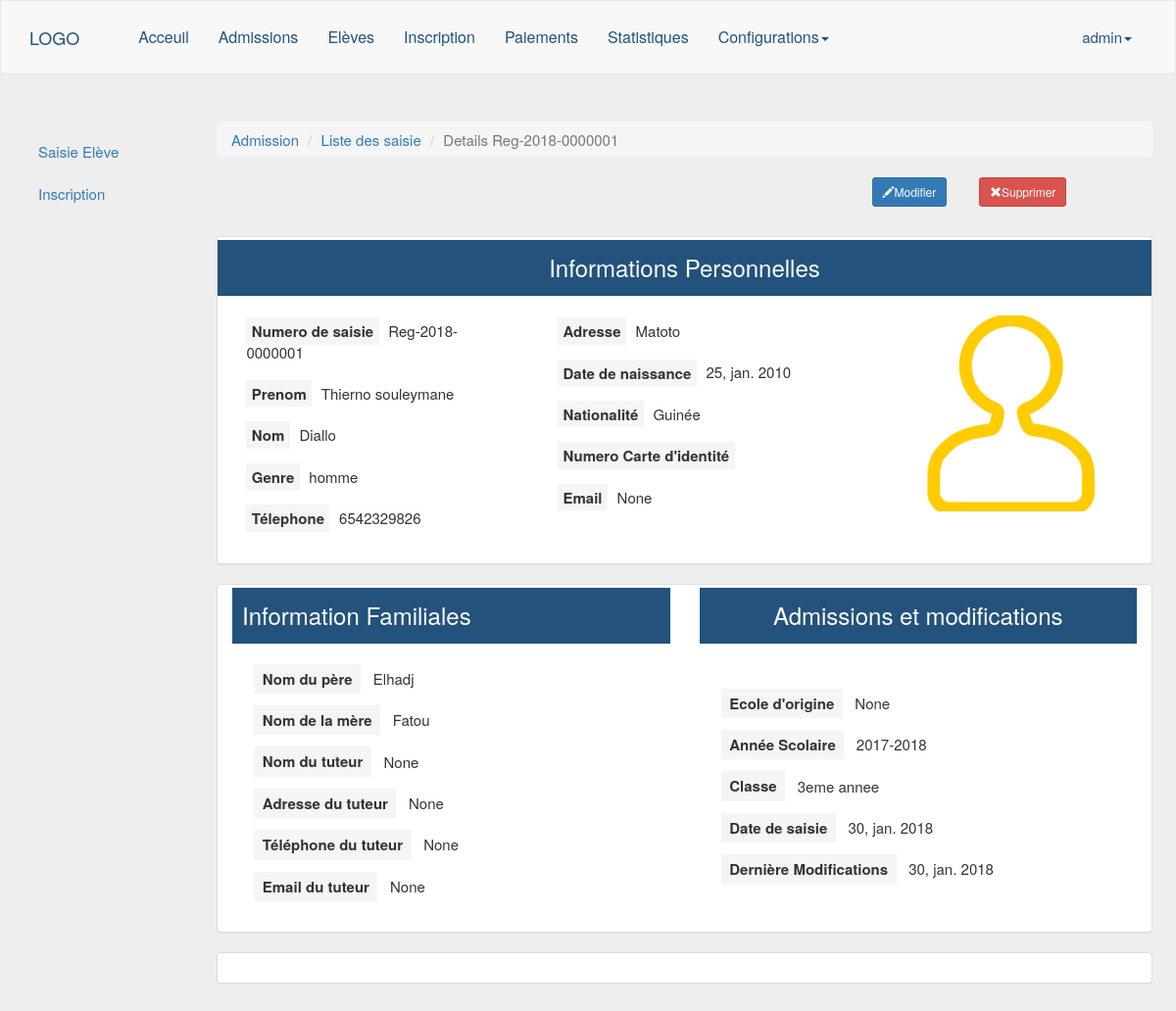
The app's page /admission/registration/1/ (signed in) with its own data.
### apps/admission/models.py (models this page shows, shortened)
class Registration(models.Model):
    GENDER_CHOICE = (
        ('homme', 'homme'),
        ('femme', 'femme'),
    )
    registry_number = models.CharField(max_length=18, default=registration_number,
        unique=True, editable=False)
    first_name = models.CharField(max_length=50)
    last_name = models.CharField(max_length=50)
    gender = models.CharField(max_length=16, choices=GENDER_CHOICE)
    date_of_birth = models.DateField()
    nationality = models.ForeignKey(Country, on_delete=models.CASCADE)
    fathers_name = models.CharField(max_length=100)
    mothers_name = models.CharField(max_length=100)
    address = models.CharField(max_length=100)
    phone_number = models.CharField(max_length=20)
    email = models.EmailField(max_length=100, blank=True, null=True)
    birth_certificate_number = models.CharField(max_length=50, blank=True, null=True)
    guardian_name = models.CharField(max_length=100, blank=True, null=True)
    guardian_phone = models.CharField(max_length=20, blank=True, null=True)
    guardian_email = models.EmailField(max_length=100, blank=True, null=True)
    guardian_address = models.CharField(max_length=100, blank=True, null=True)
    school_origin = models.CharField(max_length=100, blank=True, null=True)
    registration_add_date = models.DateField(auto_now_add=True)
    registration_modify_date = models.DateField(auto_now=True)
    image = models.ImageField(upload_to='student_images', default='avatar.png',
        blank=True, null=True)
    active_year = models.CharField(max_length=32)
    class_level = models.ForeignKey(ClassLevel, on_delete=models.CASCADE)
    class Meta:
        ordering = ['pk']
        unique_together = ('email', 'registry_number')
        permissions = (("can_view_content", "Can see the specified content"),)
    def get_edit_url(self):
        return reverse('edit-registration', args=[str(self.id)])

class Country(models.Model):
    name = models.CharField(max_length=45, default='Guinée')
    def __str__(self):
        return self.name

### apps/departement/models.py (models this page shows)
class ClassLevel(models.Model):
    label = models.CharField(max_length=200)
    description = models.TextField(null=True, blank=True)
    def __str__(self):
        return (self.label)

### apps/admission/views.py (the view)
# urls.py: url(r'^registration/([0-9]+)/$', views.registration_detail, name='registration-detail'),
@login_required
def registration_detail(request, registration_id):
    registration = Registration.objects.get(id=registration_id)
    return render(request, 'admission/registration-detail.html',
        {'registration': registration})

### apps/admission/templates/admission/registration-detail.html (shortened to what this page needs)
{% extends 'core/base.html' %}
{% load static %}
{% load permission_tags %}
{% block head %}
<link rel="stylesheet" href="{% static 'admission.css' %}">
{% endblock %}
{% block content %}
<div class="row detail-page registration-page">
  {% include 'admission/aside.html' %}
  <div class="col-md-10 detail-row">
    <div class="page-header">
        <ol class="breadcrumb">
          <li><a href="#">Admission</a></li>
          <li><a href="{% url 'registration' %}">Liste des saisie</a></li>
          <li class="active">Details {{ registration.registry_number}}</li>
        </ol>
        <div class="detail-buttons">
        <a href="{{ registration.get_edit_url }}" class="btn btn-primary btn-sm" type="submit">
          <span class="glyphicon glyphicon-pencil" aria-hidden="true"></span>Modifier</a>
          {% if user|has_role:'head_admission_service' %}
          <a class="btn btn-danger btn-sm btn-delete" type="submit" data-pk={{registration.pk}}
          data-url="{% url 'delete-registration' registration.pk %}">
          <span class="glyphicon glyphicon-remove" aria-hidden="true"></span>Supprimer</a>
          {% endif %}
        </div>
    </div>
    <div class="panel panel-default ">
        <div class="panel-body">
          <div class="row">
            <h3 class="pers-info">Informations Personnelles</h3>
            <div class="col-md-4">
              <p>
                <span class="registration-detail-title">Numero de saisie</span>
                {{ registration.registry_number }}
              </p>
              <p>
                <span class="registration-detail-title">Prenom</span>
                {{ registration.first_name }}
              </p>
              <p>
                <span class="registration-detail-title">Nom</span>
                {{ registration.last_name }}
              </p>
              <p>
                <span class="registration-detail-title">Genre</span>
                {{ registration.gender}}
              </p>
               <p>
                <span class="registration-detail-title">Télephone</span>
                {{ registration.phone_number}}
              </p>
            </div>
            <div class="col-md-4">
              <p>
                <span class="registration-detail-title">Adresse</span>
                {{ registration.address}}
              </p>
              <p>
                <span class="registration-detail-title">Date de naissance</span>
                {{ registration.date_of_birth}}
              </p>
              <p>
                <span class="registration-detail-title">Nationalité</span>
                {{ registration.nationality}}
              </p>
              <p>
                <span class="registration-detail-title">Numero Carte d'identité</span>
              </p>
              <p>
                <span class="registration-detail-title">Email</span>
                {{ registration.email}}
              </p>
            </div>
            <div class="col-md-4 ">
              <img src="{{ registration.image.url }}" alt="Student registration image " height="200" width="200" class="registration-detail-image">
            </div>
          </div>
        </div>
      </div>
      <div class="panel panel-default">
        <div class="panel-body">
          <div class="row">
            <div class="col-md-6">
             <h3> Information Familiales</h3>
              <p>
                <span class="registration-detail-title">Nom du père</span>
                {{ registration.fathers_name}}
              </p>
              <p>
                <span class="registration-detail-title">Nom de la mère</span>
                {{ registration.mothers_name}}
              </p>
              <p>
                <span class="registration-detail-title">Nom du tuteur</span>
                {{ registration.guardian_name}}
              </p>
              <p>
                <span class="registration-detail-title">Adresse du tuteur</span>
                {{ registration.guardian_address}}
              </p>
              <p>
                <span class="registration-detail-title">Téléphone du tuteur</span>
                {{ registration.guardian_phone}}
              </p>
              <p>
                <span class="registration-detail-title">Email du tuteur</span>
                {{ registration.guardian_email}}
              </p>
            </div>
            <div class="col-md-6">
              <h3 class="additionnal-detail-info"> Admissions et modifications</h3>
              <div class="additionnal-detail-body">
                <p>
                    <span class="registration-detail-title">Ecole d'origine</span>
                    {{ registration.school_origin}}
                </p>
                <p>
                  <span class="registration-detail-title">Année Scolaire</span>
                  {{ registration.active_year}}
                </p>
                <p>
                  <span class="registration-detail-title">Classe</span>
                  {{ registration.class_level}}
                </p>
                <p>
                  <span class="registration-detail-title">Date de saisie</span>
                  {{ registration.registration_add_date|date:"DATE_FORMAT"}}
                </p>
                <p>
                  <span class="registration-detail-title">Dernière Modifications</span>
                  {{ registration.registration_modify_date|date:"DATE_FORMAT"}}
                </p>
              </div>
            </div>
          </div>
        </div>
      </div>
      <div class="panel panel-default">
        <div class="panel-body">
        </div>
      </div>
    </div>
  </div>
{% endblock %}

### apps/core/templates/core/base.html (shortened to what this page needs)
{%load static%}
<!DOCTYPE html>
<html>
<head>
	<link rel="stylesheet"  href="{% static 'css/bootstrap.min.css'%}">
	<link rel="stylesheet"  href="{% static 'css/sweetalert.css'%}">
	<link rel="stylesheet"  href="{% static 'css/animate.min.css'%}">
  <link rel="stylesheet"  href="{% static 'css/bootstrap-dropdownhover.min.css'%}">
  <link rel="stylesheet"  href="{% static 'css/jquery-ui.min.css'%}">
  <link rel="stylesheet"  href="{% static 'css/datatables.min.css'%}">
  <link rel="stylesheet"  href="{% static 'css/style.css'%}">
	{% block head %}{% endblock %}
</head>
<body id='bootstrap-overrides'>
    <header>
        <nav class="navbar navbar-default navigation" role="navigation">
          <div class="container">
            <div class="navbar-header">
              <a class="navbar-brand" href="{% url 'home' %}">LOGO</a>
            </div>
            <div class="collapse navbar-collapse" id="menu">
              <ul class="nav navbar-nav main-nav">
                <li>
                  <a href="#" id="notifications" data-container="body" data-toggle="popover" data-placement="bottom" title="Notifications">
                  </a>
                </li>
                <li><a href="{% url 'home' %}">Acceuil</a></li>
                <li><a href="{% url 'registration' %}">Admissions</a></li>
                <li><a href="{% url 'home-student' %}">Elèves</a></li>
                 <li><a href="{% url 'inscription' %}">Inscription</a></li>
                 <li><a href="{% url 'payement' %}">Paiements</a></li>
                 <li><a href="">Statistiques</a></li>
                <li class="nav-item dropdown">
                    <a class="nav-link dropdown-toggle" href="#" id="navbarDropdownConfigLink"
                    data-toggle="dropdown" data-hover="dropdown" aria-haspopup="true"
                    aria-expanded="true">Configurations<span><b class="caret"></b></span>
                    </a>
                 </li>
              </ul>
              <ul class="nav navbar-nav navbar-right">
                <li class="nav-item dropdown">
                  <a class="nav-link dropdown-toggle" href="#" id="navbarDropdownUserLink" data-toggle="dropdown" data-hover="dropdown" aria-haspopup="true" aria-expanded="true">{{ user.username }}<span><b class="caret"></b></span></a>
                </li>
              </ul>
            </div>
          </div>
        </nav>
    </header>
{%block content%}
{%endblock%}
</body>
</html>

### apps/admission/templates/admission/aside.html
<div class="col-md-2" style="margin-top:50px;">
  <ul class="nav nav-pills nav-stacked">
   <li role="presentation"><a href="{% url 'registration' %}">Saisie Elève</a></li>
   <li role="presentation"><a href="{% url 'inscription' %}">Inscription </a></li>
  </ul>
</div>

### apps/core/static/css/style.css (style rules this page uses)
body { font-size: 15px; background-color: #eee; }
.navigation { padding: 1% 0 1% 0; }
.navbar-default .navbar-brand { color: #23527c; }
.navbar-default .main-nav>li>a { color: #23527c; font-size: 16px; font-weight: 400; }
.navbar-default .navbar-right>li>a { color: #23527c; }
.registration-page { padding: 2% 2%; margin-top: -3%; }

### apps/admission/static/admission.css (style rules this page uses)
form li, div > p { display: block; justify-content: space-between; list-style-type: none; margin: 0 auto; }
.registration-detail-image { margin-left: 60px; margin-top: -5px; }
.pers-info, .additionnal-detail-info { text-align: center; }
.additionnal-detail-body { margin-top: 50px; }
.detail-page p { margin-bottom: 20px; margin-left: 5%; }
.registration-detail-title { margin-right: 2%; font-weight: 700; background-color: #f5f5f5; padding: 1% 2%; }
.detail-page h3 { padding: 15px 10px; background-color: #23527c; color: #fff; margin: -12px 0 25px 0; }
.detail-buttons { margin-left: 70%; }
.detail-buttons a { margin-right: 10%; }

### records on screen
Registration: registry_number "Reg-2018-0000001", first_name "Thierno souleymane", last_name "Diallo", gender "homme", phone_number "6542329826", address "Matoto", date_of_birth "25, jan. 2010", nationality "Guinée", email "None", image (placeholder picture), fathers_name "Elhadj", mothers_name "Fatou", guardian_name "None", guardian_address "None", guardian_phone "None", guardian_email "None", school_origin "None", active_year "2017-2018", class_level "3eme annee", registration_add_date "30, jan. 2018", registration_modify_date "30, jan. 2018"

### other values on screen
{{ user.username }} "admin"
